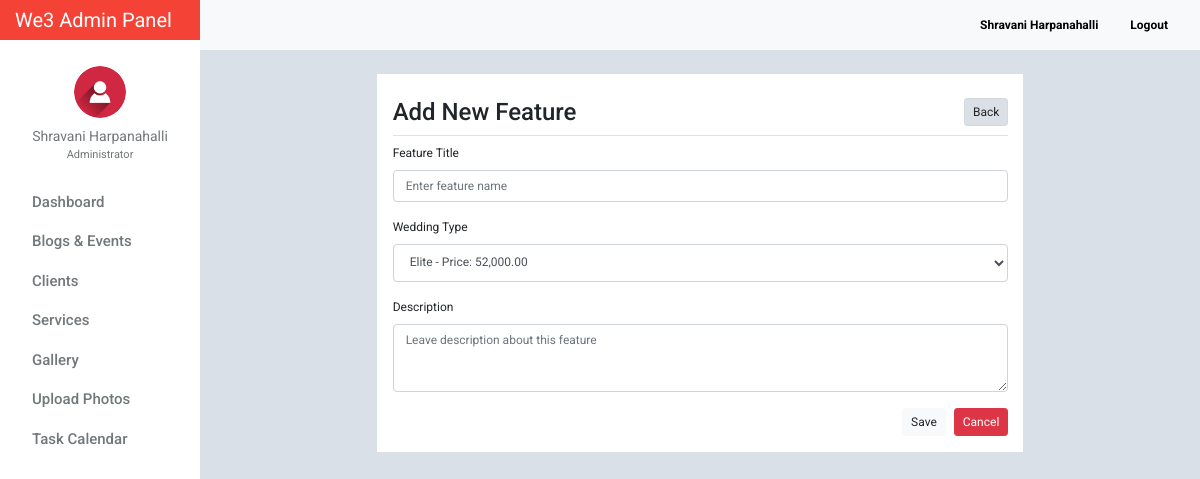
/feature_add.php (signed in), run on the app's committed database.
### tables this page shows
CREATE TABLE `tblusers` (
  `id` int(11) NOT NULL,
  `firstname` varchar(32) NOT NULL,
  `lastname` varchar(32) NOT NULL,
  `gender` enum('m','f') NOT NULL,
  `username` varchar(50) NOT NULL,
  `password` varchar(50) NOT NULL,
  `email` varchar(100) NOT NULL,
  `designation` varchar(100) NOT NULL,
  `address` text NOT NULL,
  `access_level` enum('0','1','2') NOT NULL,
  `profile_picture` varchar(100) NOT NULL,
  `date_created` varchar(100) NOT NULL
);

### include/database.php (called while the page is built, shortened)
<?php
class Database
{
    public $connection;
    public function open_connection()
    {
        $this->connection = mysqli_connect(DB_HOST, DB_USER, DB_PASS, DB_NAME);
    }
    public function query($sql)
    {
        $result = mysqli_query($this->connection, $sql);
        return $result;
    }
}
$db = new Database();
?>

### include/db_object.php (called while the page is built, shortened)
<?php
class DB_Object
{
    public static function find_all() {
        return static::find_by_query("SELECT * FROM " . static::$db_table . " ORDER BY id DESC");
    }
    public static function find_by_id($id) {
        $the_result_array = static::find_by_query("SELECT * FROM " . static::$db_table . " WHERE id = $id ORDER BY id DESC  LIMIT 1 ");
        return !empty($the_result_array) ? array_shift($the_result_array) : false;
    }
    public static function find_by_query($sql) {
        global $db;
        $result_set = $db->query($sql);
        $the_object_array = array();
        while($row = mysqli_fetch_array($result_set)) {
            $the_object_array[] = static::instantiation($row);
        }
        return $the_object_array;
    }
    public static function instantiation($the_record){
        $the_object = new $calling_class;
        foreach($the_record as $the_attribute => $value)
        {
            if($the_object->has_the_attribute($the_attribute)) {
                $the_object->$the_attribute = $value;
            }
        }
        return $the_object;
    }
    private function has_the_attribute($the_attribute) {
        $object_properties = get_object_vars($this);
        return array_key_exists($the_attribute, $object_properties);
    }
}
?>

### include/Users.php (called while the page is built, shortened)
<?php
class Users extends DB_Object
{
    public $profile_picture;
    public $upload_directory = "upload/users";
    public $image_placeholder = "http://placehold.it/64x64&text=images";
    public function profile_picture_picture() {
        return empty($this->profile_picture) ? $this->image_placeholder : $this->upload_directory. '/' .$this->profile_picture;
    }
}
?>

### feature_add.php (the view, shortened to what this page needs)
<?php
    $category = category::find_all();
?>
<?php $users_profile = Users::find_by_id($_SESSION['id']); ?>
    <!doctype html>
    <html lang="en">
    <head>
        <link href="css/bootstrap.min.css" rel="stylesheet">
        <link href="css/dashboard.css" rel="stylesheet">
        <link rel="stylesheet" type="text/css" href="https://cdn.materialdesignicons.com/2.1.19/css/materialdesignicons.min.css">
        <link rel="stylesheet" href="../css/bootstrap-datepicker.css">
    </head>
<body>
<?php include_once 'include/sidebar.php'; ?>
    <div class="container">
        <div class="row">
            <div class="col-lg-8 offset-2 pl-3 pb-3 box-shadow mt-4">
                <form method="post" action="">
                    <h4 class="h4 mt-4 pb-2" style="border-bottom: 1px solid #dee2e6!important;">Add New Feature
                     <a href="service_list.php" class="btn btn-sm btn-light active float-right" style="font-size: 12px;"><i class="mdi mdi-left-arrow"></i> Back</a></h4>
                    <div class="form-group">
                        <label for="title">Feature Title</label>
                        <input type="text" name="title" class="form-control" id="title"  placeholder="Enter feature name">
                    </div>
                    <div class="form-group">
                        <label for="wedding_type">Wedding Type</label>
                        <select name="wedding_type" id="wedding_type" class="form-control">
                        <?php foreach ($category as $categories) : ?>
                            <option value="<?= $categories->id; ?>"><?= $categories->wedding_type; ?> - Price: <?= number_format($categories->price, 2); ?></option>
                        <?php endforeach; ?>
                        </select>
                    </div>
                    <div class="form-group">
                        <label for="description">Description</label>
                        <textarea name="description" class="form-control" id="description" rows="3" placeholder="Leave description about this feature"></textarea>
                    </div>
                     <a href="service_list.php" class="btn btn-sm btn-danger float-right" style="font-size: 12px;">Cancel</a>
                        <button type="submit" name="submit" class="btn btn-sm btn-light float-right mr-2" style="font-size: 12px;">Save</button>
                </form>
            </div>
        </div>
    </div>
<?php include_once 'include/footer.php';?>

### include/sidebar.php (shortened to what this page needs)
<nav class="navbar sticky-top p-0" style="width: 16.7%;background-color: #f44336;">
    <a class="navbar-brand col-sm-3 col-md-2 mr-0" style="color:white;" href="dashboard.php">
        We3 Admin Panel
    </a>
</nav>
<div class="container-fluid">
    <div class="row">
        <nav class="col-md-2 d-none d-md-block bg-light sidebar">
            <div class="sidebar-sticky">
                <ul class="nav flex-column">
                    <li class="nav-item mt-3">
                        <div class="text-center">
                            <a href="users_profile.php" class="user-button">
                                <img src="<?= $users_profile->profile_picture_picture(); ?>" class="img-fluid rounded-circle" width="52" height="52" alt="">
                                <div class="user-profile"><?= $users_profile->firstname . ' ' . $users_profile->lastname; ?></div>
                            </a>
                                <div class="text-center mt-0" style="font-size: 11px;color:#72777a;">
                                    <?= ($users_profile->designation == 0) ? 'Administrator' : 'Moderator'; ?>
                                </div>
                        </div>
                    </li>
                    <li class="nav-item"><div class="dropdown-divider"></div></li>
                    <li class="nav-item">
                        <a class="nav-link" href="dashboard.php">
                            Dashboard <span class="sr-only">(current)</span>
                        </a>
                    </li>
                    <li class="nav-item"><div class="dropdown-divider"></div></li>
                    <li class="nav-item">
                        <a class="nav-link" href="blog_events.php">
                            Blogs &amp; Events
                        </a>
                    </li>
                    <li class="nav-item"><div class="dropdown-divider"></div></li>
                    <li class="nav-item">
                        <a class="nav-link" href="client.php" >
                            Clients
                        </a>
                    </li>
                    <li class="nav-item"><div class="dropdown-divider"></div></li>
                    <li class="nav-item">
                        <a class="nav-link" href="service_list.php">
                            Services
                        </a>
                    </li>
                    <li class="nav-item"><div class="dropdown-divider"></div></li>
                    <li class="nav-item">
                        <a class="nav-link" href="photos_view.php">
                            Gallery
                        </a>
                    </li>
                    <li class="nav-item"><div class="dropdown-divider"></div></li>
                    <li class="nav-item">
                        <a class="nav-link" href="photos_add.php">
                            Upload Photos
                        </a>
                    </li>
                    <li class="nav-item"><div class="dropdown-divider"></div></li>
                    <li class="nav-item">
                        <a class="nav-link" href="task_all_calendar.php">
                            Task Calendar
                        </a>
                    </li>
                </ul>
            </div>
        </nav>
        <main role="main" class="col-md-9 ml-sm-auto col-lg-10" style="margin-top: -40px;z-index: 999">
            <nav class="navbar navbar-expand-lg navbar-light bg-light" style="margin-left:-15px;margin-right: -15px;">
                <div class="form-inline my-2 my-lg-0">
                    <a class="nav-link" href="users_profile.php"><b><?= ucfirst($users_profile->firstname) . ' ' . ucfirst($users_profile->lastname); ?></b></a>
                    <a class="nav-link" href="logout.php"><b><i class="mdi mdi-logout" style="color: #f44336!important;"></i> Logout</b></a>
                </div>
            </nav>

### css/dashboard.css (style rules this page uses)
body { font-size: .875rem; font-family: 'Roboto', 'Segoe UI',sans-serif; background: #D9E0E7; }
.sidebar { position: fixed; top: 0; bottom: 0; left: 0; z-index: 100; padding: 0; box-shadow: inset -1px 0 0 rgba(0, 0, 0, .1); background-color: #fff; }
.sidebar-sticky { position: -webkit-sticky; position: sticky; top: 40px; height: calc(100vh - 48px); height: 100% !important; padding-top: 2.5rem; overflow-x: hidden; overflow-y: auto; background-color: #fff; }
.sidebar .nav-link { font-weight: 500; color: #72777a; font-size: 15px; text-transform: capitalize; transition: all 2s linear; font-family: 'Roboto', sans-serif; }
.nav.flex-column li.nav-item:nth-child(2) { margin-top:10px; }
.user-profile { color: #72777a; margin-top: 8px; }
img.img-fluid.rounded-circle { margin-top: 10px; }
.form-inline.my-2.my-lg-0 a.nav-link { color: black; font-size: 12px; }
.dropdown-divider { border-top: 1px solid #fff; }
.nav.flex-column a.nav-link { padding: .0rem 1rem; }
.user-profile { text-transform: capitalize; }
.col-lg-8.offset-2.pl-3.pb-3.box-shadow.mt-4 { background: white !important; box-shadow: none; }

### feature_add.php (style rules this page uses)
body { margin-bottom: 2%; }
.box-shadow { box-shadow: 0 0 2px 1px rgba(0, 0, 0, 0.3); font-size: 12px; }
.form-control { font-size: 12px; }

### data on the page
tblusers: profile_picture (picture), firstname "Shravani", lastname "Harpanahalli"

### other printed values
form field wedding_type "Elite - Price: 52,000.00"
